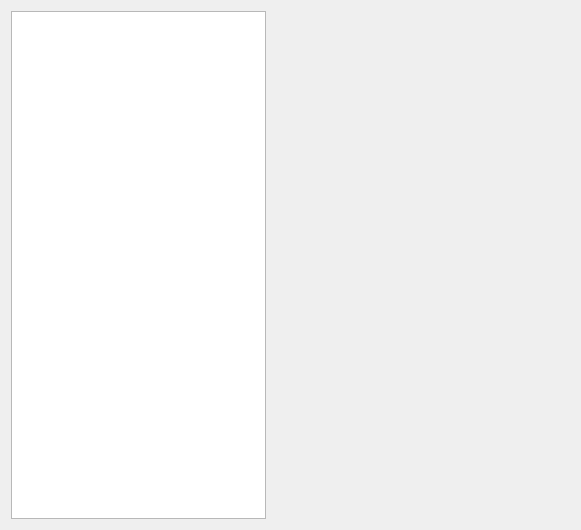
<?xml version="1.0" encoding="UTF-8"?>
<ui version="4.0">
 <class>HeartDance</class>
 <widget class="QWidget" name="HeartDance">
  <property name="geometry">
   <rect>
    <x>0</x>
    <y>0</y>
    <width>581</width>
    <height>530</height>
   </rect>
  </property>
  <property name="windowTitle">
   <string>Form</string>
  </property>
  <layout class="QHBoxLayout" name="horizontalLayout">
   <item>
    <widget class="NavigateListView" name="listView">
     <property name="maximumSize">
      <size>
       <width>255</width>
       <height>16777215</height>
      </size>
     </property>
    </widget>
   </item>
   <item>
    <widget class="QStackedWidget" name="stackedWidget">
     <widget class="QWidget" name="page"/>
     <widget class="QWidget" name="page_2"/>
    </widget>
   </item>
  </layout>
 </widget>
 <customwidgets>
  <customwidget>
   <class>NavigateListView</class>
   <extends>QListView</extends>
   <header location="global">navigatebar/navigatelistview.h</header>
  </customwidget>
 </customwidgets>
 <resources/>
 <connections/>
</ui>
